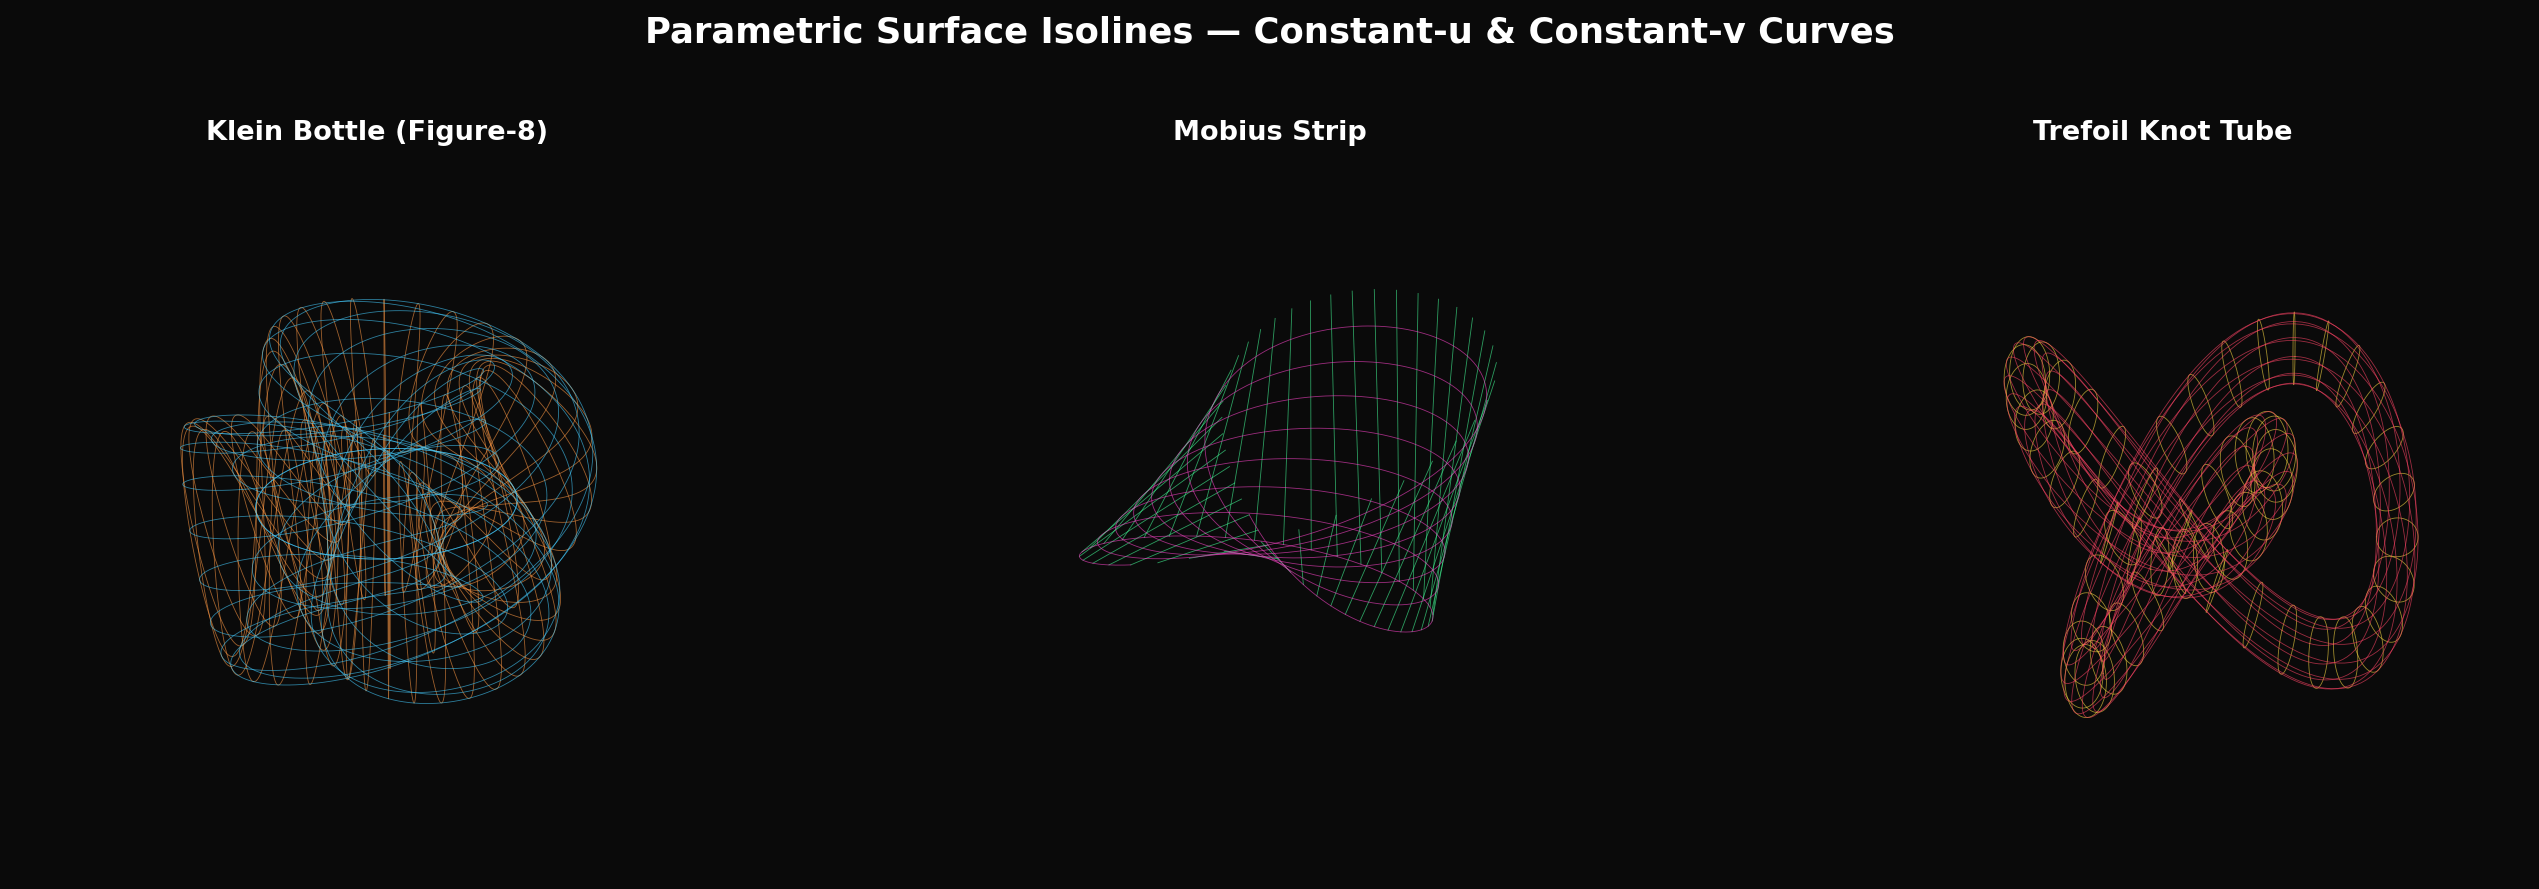

Write Python code to recreate this figure.
"""
Approach 7: Parametric Surface Isolines

Draws iso-parameter curves (constant-u and constant-v lines) on
parametric surfaces, revealing shape through the natural coordinate
grid of the surface itself.
"""

import numpy as np
import matplotlib.pyplot as plt
from mpl_toolkits.mplot3d import Axes3D


def klein_bottle_figure8(u, v):
    """Figure-8 Klein bottle immersion in 3D."""
    a = 2
    x = (a + np.cos(u / 2) * np.sin(v) - np.sin(u / 2) * np.sin(2 * v)) * np.cos(u)
    y = (a + np.cos(u / 2) * np.sin(v) - np.sin(u / 2) * np.sin(2 * v)) * np.sin(u)
    z = np.sin(u / 2) * np.sin(v) + np.cos(u / 2) * np.sin(2 * v)
    return x, y, z


def mobius_strip(u, v):
    """Mobius strip parameterization."""
    x = (1 + v / 2 * np.cos(u / 2)) * np.cos(u)
    y = (1 + v / 2 * np.cos(u / 2)) * np.sin(u)
    z = v / 2 * np.sin(u / 2)
    return x, y, z


def trefoil_tube(u, v):
    """Tube around a trefoil knot."""
    r = 0.3
    # Trefoil knot
    cx = np.sin(u) + 2 * np.sin(2 * u)
    cy = np.cos(u) - 2 * np.cos(2 * u)
    cz = -np.sin(3 * u)

    # Tangent
    dcx = np.cos(u) + 4 * np.cos(2 * u)
    dcy = -np.sin(u) + 4 * np.sin(2 * u)
    dcz = -3 * np.cos(3 * u)
    norm = np.sqrt(dcx**2 + dcy**2 + dcz**2)
    tx, ty, tz = dcx / norm, dcy / norm, dcz / norm

    # Normal and binormal (approximate)
    nx = -ty
    ny = tx
    nz = np.zeros_like(tx)
    n_norm = np.sqrt(nx**2 + ny**2 + nz**2) + 1e-8
    nx, ny, nz = nx / n_norm, ny / n_norm, nz / n_norm

    bx = ty * nz - tz * ny
    by = tz * nx - tx * nz
    bz = tx * ny - ty * nx

    x = cx + r * (np.cos(v) * nx + np.sin(v) * bx)
    y = cy + r * (np.cos(v) * ny + np.sin(v) * by)
    z = cz + r * (np.cos(v) * nz + np.sin(v) * bz)
    return x, y, z


surfaces = [
    ("Klein Bottle (Figure-8)", klein_bottle_figure8,
     (0, 2 * np.pi), (0, 2 * np.pi), 30, 30, "#ff9944", "#44ccff"),
    ("Mobius Strip", mobius_strip,
     (0, 2 * np.pi), (-1, 1), 40, 8, "#44ff99", "#ff44cc"),
    ("Trefoil Knot Tube", trefoil_tube,
     (0, 2 * np.pi), (0, 2 * np.pi), 60, 12, "#ffdd44", "#ff4466"),
]

fig = plt.figure(figsize=(18, 6))
fig.patch.set_facecolor("#0a0a0a")

for idx, (title, fn, u_range, v_range, nu, nv, col_u, col_v) in enumerate(surfaces):
    ax = fig.add_subplot(1, 3, idx + 1, projection="3d")
    ax.set_facecolor("#0a0a0a")

    u_full = np.linspace(*u_range, 300)
    v_full = np.linspace(*v_range, 300)

    # Constant-u lines
    u_vals = np.linspace(*u_range, nu, endpoint=False)
    for u_val in u_vals:
        u_arr = np.full_like(v_full, u_val)
        x, y, z = fn(u_arr, v_full)
        ax.plot(x, y, z, color=col_u, linewidth=0.4, alpha=0.6)

    # Constant-v lines
    v_vals = np.linspace(*v_range, nv, endpoint=False)
    for v_val in v_vals:
        v_arr = np.full_like(u_full, v_val)
        x, y, z = fn(u_full, v_arr)
        ax.plot(x, y, z, color=col_v, linewidth=0.4, alpha=0.6)

    ax.view_init(elev=25, azim=45)
    ax.axis("off")
    ax.set_title(title, color="white", fontsize=13, fontweight="bold", pad=5)

fig.suptitle(
    "Parametric Surface Isolines — Constant-u & Constant-v Curves",
    color="white", fontsize=17, fontweight="bold", y=0.98,
)
plt.tight_layout(rect=[0, 0, 1, 0.92])
plt.savefig(
    "/home/user/research/isoline-3d-visualization/07_parametric_surfaces.png",
    dpi=150, bbox_inches="tight", facecolor=fig.get_facecolor(),
)
plt.close()
print("Saved 07_parametric_surfaces.png")
